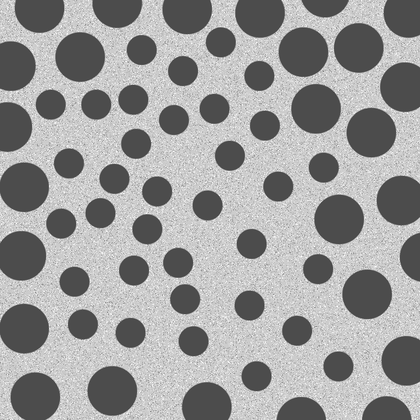
%> input picture 图1.tif, 420 x 420 px, shrunk from 600 x 600 before the run
$ octave question1.m   (GNU Octave 9; MATLAB toolbox functions it lacks are replaced by stand-ins)
%> lines starting %> are read from the running program, lines starting %| are printed output that depends on the picture; in (x1, y1, x2, y2) boxes, pixels count from 0 and x2, y2 are one past the last pixel; in counts of white or black regions, pixels touching at a corner belong together; the program's own positions count from 1
%> further down, Img1 is the input picture: size 420x420 uint8; min 62, max 255, mean 155.3
### gaussKernel.m
function [ output1,output2,output3,output4 ] = gaussKernel(sig,m)
%> called with sig = 1.2, m = 5
%%%%%%%%%%%%%%%%%%%%%%%%%%%%%%%%%%%%%%%%%%%%%%%%%
%  gaussKernel():归一化二维高斯滤波核函数
%  sig 对应于高斯函数定义中的σ
%  w 的大小为 m×m 其中m必须为奇数
%output1:从高斯函数采样得到的模板
%output2:模板除以第一个元素
%output1:取整后的模板
%output1:归一化后的模板
%%%%%%%%%%%%%%%%%%%%%%%%%%%%%%%%%%%%%%%%%%%%%%%%%
 if(nargin<2)                             %为给定m值则求取m
     m = ceil(3*sig)*2 + 1;               %求m值
 end
 if(rem(m,2)==0)                          %判断m值是否为偶数
    warning('m值不能为偶数，请重新输入...')
    return                                 %m值为偶数则终止程序
 end
 output1 = zeros(m,m);                     %初始化输出矩阵
for i = 1:m
    for j = 1:m
        %%%  循环操作，依次计算卷积核每一个值   %%%
        output1(i,j) = exp(-(  (i-(m+1)/2)^2+(j-(m+1)/2)^2  )/2/sig/sig);
    end
end
output2 =  output1 / output1(1,1);         %除以左上角第一个元素
output3 = floor(output2);                  %取整
output4 = output2/(sum(sum(output3,1),2)); %归一化
end

### twodConv.m
function [ output ] =  twodConv(f, w , padding)
%> called with padding = 'replicate'
%%%%%%%%%%%%%%%%%%%%%%%%%%%%%%%%%%%%%%%%%%%%%%%%%
%  twodConv()函数实现图像的二维卷积
%  f 是一个灰度源图像
%  w 是一个矩形卷积核
%  padding表示填充方式 有'replicate'和'zero'两种方式
%%%%%%%%%%%%%%%%%%%%%%%%%%%%%%%%%%%%%%%%%%%%%%%%%%

 w1 = rot90(w,2);                       %对卷积核进行旋转
 [wx,wy]=size(w1);                      %求w1矩阵的大小
 [fx,fy]=size(f);                       %求f矩阵的大小
%> fx = 420; fy = 420
 Paddingf = zeros(fx+wx-1,fy+wy-1);     %初始化填充图像矩阵
                                        %将原图矩阵覆盖至填充图像矩阵相应位置
 Paddingf((wx+1)/2:(wx+1)/2+fx-1,(wy+1)/2:(wy+1)/2+fy-1)=f(:,:);
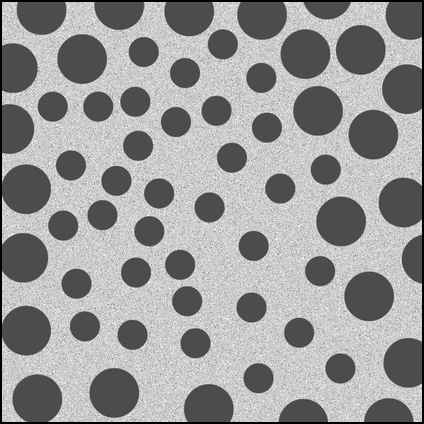
%> Paddingf: size 424x424 double; min 0, max 255, mean 152.4
 if(nargin<3)||strcmp(padding,'zero')  %采用默认方式或者'zero'方式
                                       %采用if语句外的零填充 这里不执行任何语句
 elseif strcmp(padding,'replicate')    %采用'replicate'方式
     for t = 1:(wx-1)/2                %上下边界填充
         Paddingf(t,:) = Paddingf((wx+1)/2,:);
         Paddingf(fx+wx-t,:) = Paddingf(fx+wx-1-(wx-1)/2,:);
     end
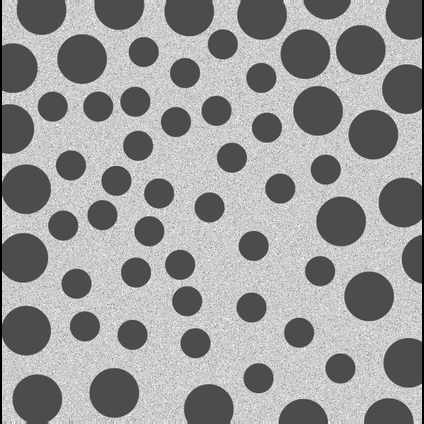
%> Paddingf: size 424x424 double; 0.93% of pixels changed, all inside (x1, y1, x2, y2) = (2, 0, 422, 424)
     for t = 1:(wy-1)/2                %左右边界填充
         Paddingf(:,t) = Paddingf(:,(wy+1)/2);
         Paddingf(:,fy+wy-t) = Paddingf(:,fy+wy-1-(wy-1)/2);
     end
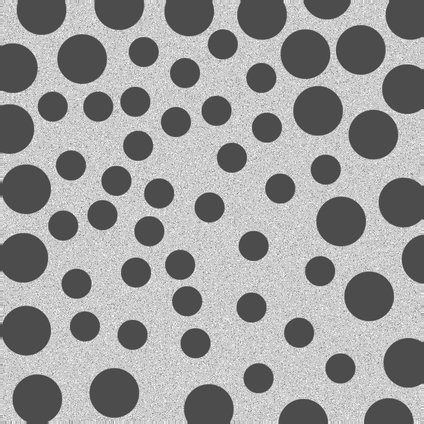
%> Paddingf: size 424x424 double; 0.94% of pixels changed, all inside (x1, y1, x2, y2) = (0, 0, 424, 424)
 end
 output=zeros(fx,fy);                  %初始化卷积图像矩阵
 for i = (wx+1)/2:(wx+1)/2+fx-1        %循环计算卷积
     for j = (wy+1)/2:(wy+1)/2+fy-1
                                       %逐个点计算卷积 并赋值给卷积图像矩阵
        output(i-(wx-1)/2,j-(wy-1)/2) = sum(sum(Paddingf(i-(wx-1)/2:i+(wx-1)/2,j-(wy-1)/2:j+(wy-1)/2).*w1,2),1);
     end
 end
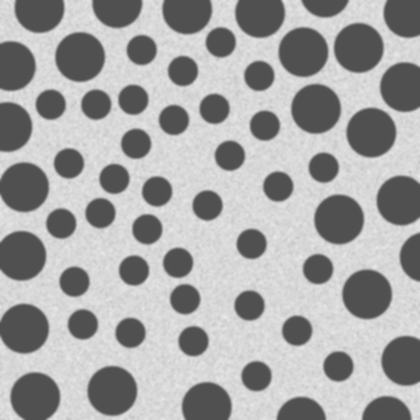
%> output: size 420x420 double; min 80.61, max 233.2, mean 165.5

end

### question1.m
Img1 = imread('图1.tif');              % 读取图片数据
%%%%%%   生成高斯核并进行滤波  %%%%%%%
[Kernel1,Kernel2,Kernel3,Kernel4] = gaussKernel(1.2,5)
Img1_GaussFilter = twodConv(Img1, Kernel4 , 'replicate');
figure(1)
subplot(1,2,1)                         %分割绘图区域
imshow(Img1,[])                        %显示原图
title('图一.tif—原图')                 %添加标题
subplot(1,2,2)                         %分割绘图区域
imshow(Img1_GaussFilter,[])            %显示滤波后的图
title('图一.tif—高斯滤波图像')         %添加标题

$ run again, with 图2.tif copied over 图1.tif
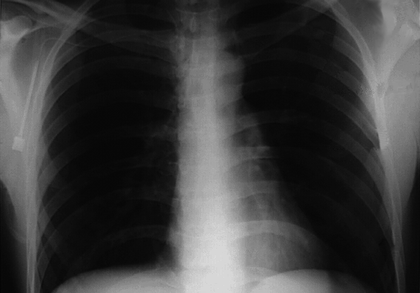
%> input picture 图2.tif, 420 x 293 px, shrunk from 596 x 416 before the run
%> Img1 is the input picture: size 293x420 uint8; min 4, max 220, mean 59.9
%> after the loop in twodConv, `for t = 1:(wx-1)/2`:
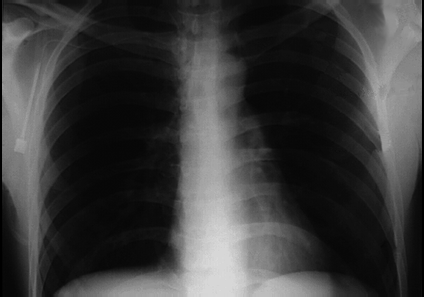
%> Paddingf: size 297x424 double; min 0, max 220, mean 59.5
%> after the loop in twodConv, `for t = 1:(wy-1)/2`:
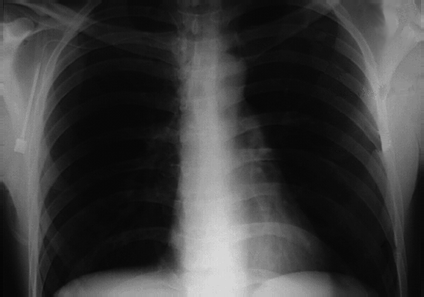
%> Paddingf: size 297x424 double; 0.94% of pixels changed, all inside (x1, y1, x2, y2) = (0, 0, 424, 297)

$ run again, with 图3.tif copied over 图1.tif
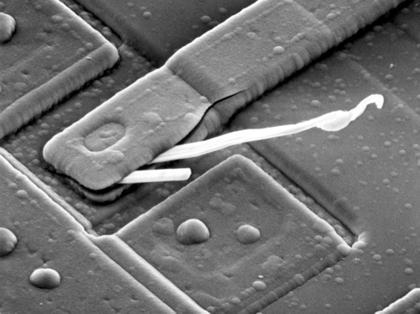
%> input picture 图3.tif, 420 x 314 px, shrunk from 906 x 678 before the run
%> Img1 is the input picture: size 314x420 uint8; min 0, max 255, mean 112.6
%> after the loop in twodConv, `for t = 1:(wy-1)/2`:
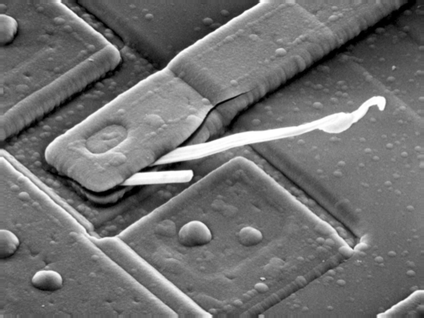
%> Paddingf: size 318x424 double; min 0, max 255, mean 112.4
%> after the loop in twodConv, `for i = (wx+1)/2:(wx+1)/2+fx-1`:
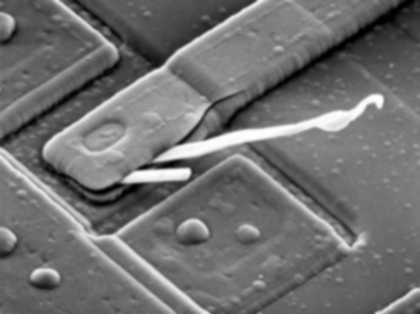
%> output: size 314x420 double; min 0.0156, max 271.7, mean 120; drawn with min black and max white
